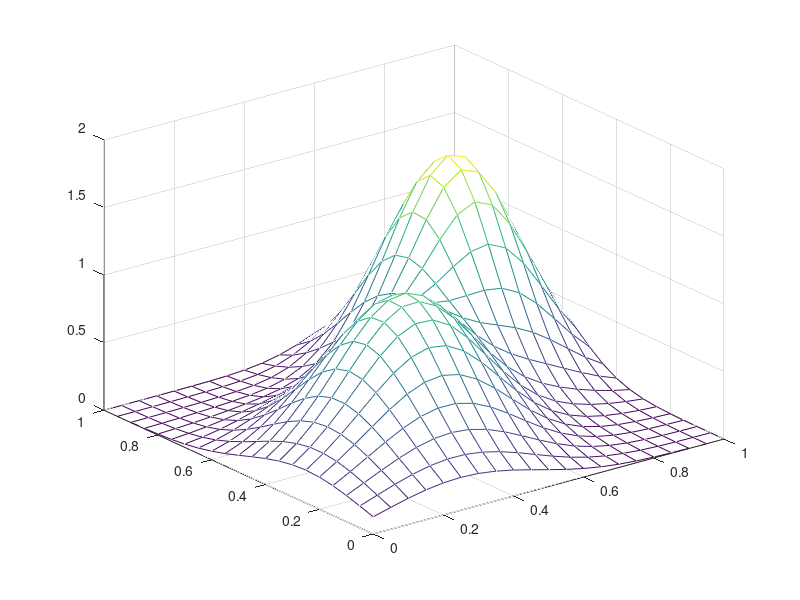

Write the MATLAB code that produced this figure.

clear all
close all

[X,Y] = meshgrid(0:.05:1);
Z1 =  3*(1-X).^2.*exp(-(X.^2) - (Y+1).^2) ...
   - 10*(X/5 - X.^3 - Y.^5).*exp(-X.^2-Y.^2) ...
   - 1/3*exp(-(X+1).^2 - Y.^2);
Z2 =  3*(X).^2.*exp((-(X-0.7).^2 - (Y-0.7).^2)/0.05) ...
   + 1.*exp((-(X-0.4).^2-(Y-0.4).^2)/0.06) ...
   + 1/3*exp((-(X-0.2).^2 - (Y-0.2).^2)/0.08);
mesh(X,Y,Z2);
